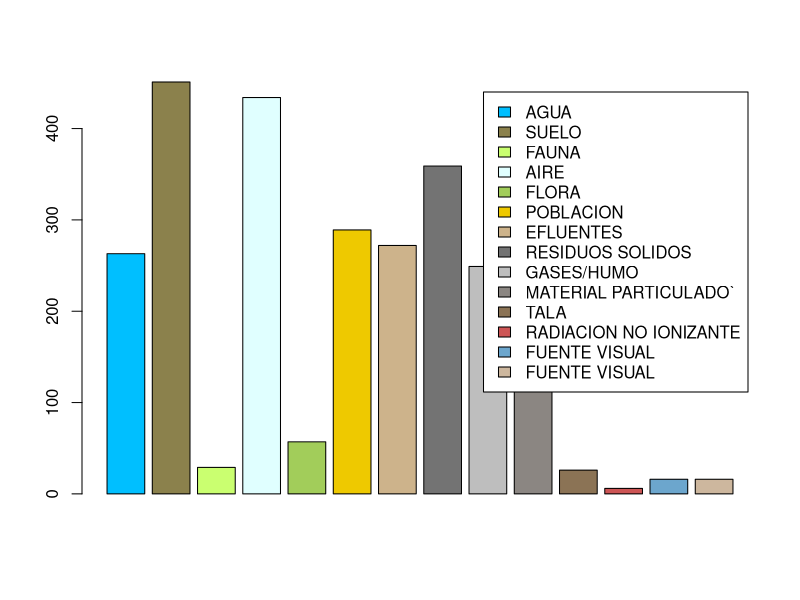
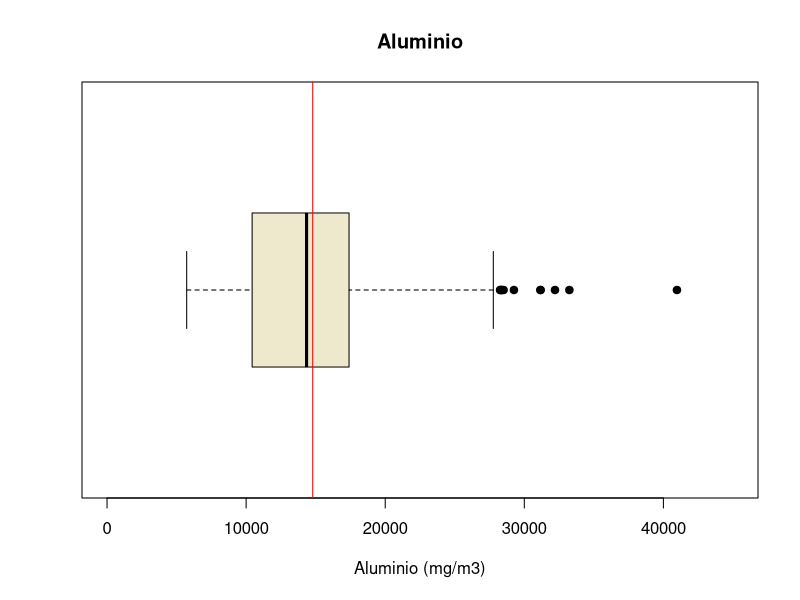
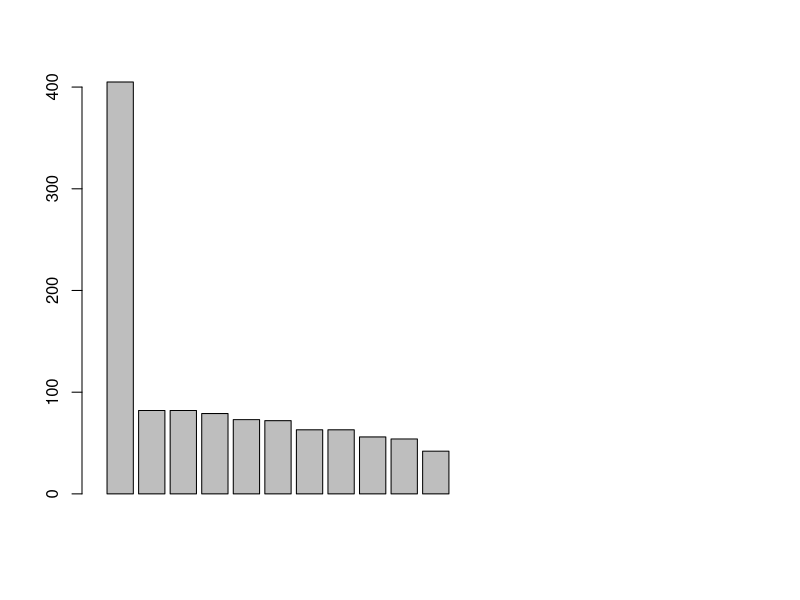

Write the R code that produced these figures, in order.
## ---- chunk 1
rm(list=ls()) 
## ---- chunk 2
library(readr)
library(dplyr)

## ---- chunk 3
DD1920 <- read_csv("Denuncias1920.csv")
DD18 <- read_csv("Denuncias-18.csv")
CAS <- read_csv("CAS.csv")
## ---- chunk 4

Obs <- c("Observaciones","Observaciones incompletas","Datos faltantes", "Variables Totales")
N <- c(nrow(DD18),sum(!complete.cases(DD18)),sum(is.na(DD18)), ncol(DD18) )
OB1 <- data.frame(Obs,N)
OB1
## ---- chunk 5

Obs3 <- c("Observaciones","Observaciones incompletas","Datos faltantes", "Variables Totales")
N3 <- c(nrow(DD1920),sum(!complete.cases(DD1920)),sum(is.na(DD1920)), ncol(DD1920) )
OB3 <- data.frame(Obs3,N3)
OB3
## ---- chunk 6

Obs2 <- c("Observaciones","Observaciones incompletas","Datos faltantes", "Variables Totales")
N2 <- c(nrow(CAS),sum(!complete.cases(CAS)),sum(is.na(CAS)), ncol(CAS))
OB2 <- data.frame(Obs2,N2)
OB2
## ---- chunk 7
Variables <- c("Departamento", "Provincia" ,"Distrito", "Actividad económica","Tipo de contaminacion","ESTE","NORTE","Aluminio",	"Antimonio",	"Arsénico",	"Bario",	"Berilio",	"Bismuto",	"Boro",	"Cadmio")
`Tipo_de_Variable` <- c("Nominal","Nominal","Nominal","Nominal","Nominal","Discretas","Discretas","Discretas","Discretas","Discretas","Discretas","Discretas","Discretas","Discretas","Discretas")


ED <- data.frame(Variables,`Tipo_de_Variable`)
ED
## ---- chunk 8
tipo <- c("AGUA","SUELO","FAUNA","AIRE","FLORA","POBLACION","EFLUENTES","RESIDUOS SOLIDOS","GASES/HUMO","MATERIAL PARTICULADO`","TALA","RADIACION NO IONIZANTE","FUENTE VISUAL","FUENTE VISUAL")

cantidad <- c(sum(DD1920$AGUA),
sum(DD1920$SUELO),sum(DD1920$FAUNA),sum(DD1920$AIRE),
sum(DD1920$FLORA),sum(DD1920$POBLACION),sum(DD1920$EFLUENTES),sum(DD1920$`RESIDUOS SOLIDOS`),sum(DD1920$`GASES/HUMO`),sum(DD1920$`MATERIAL PARTICULADO`),sum(DD1920$TALA),sum(DD1920$`RADIACION NO IONIZANTE`),sum(DD1920$`FUENTE VISUAL`),sum(DD1920$`FUENTE VISUAL`))

colores <- c("deepskyblue1","lightgoldenrod4","darkolivegreen1", "lightcyan","darkolivegreen3","gold2","navajowhite3","gray45","gray","seashell4","burlywood4", "indianred3", "skyblue3", "bisque3")

DDA<-data.frame(tipo, cantidad)
barplot(DDA[1:14,2],legend=c("AGUA","SUELO","FAUNA","AIRE","FLORA","POBLACION","EFLUENTES","RESIDUOS SOLIDOS","GASES/HUMO","MATERIAL PARTICULADO`","TALA","RADIACION NO IONIZANTE","FUENTE VISUAL","FUENTE VISUAL"), col =colores)
## ---- chunk 9
boxplot(CAS$Aluminio, horizontal = TRUE, main = "Aluminio", col="cornsilk2", xlab= "Aluminio (mg/m3)",pch= 19, ylim=c(0,45000) )
abline(v = mean(CAS$Aluminio, na.rm = TRUE, ), col = "red")
mean(CAS$Aluminio, na.rm=TRUE, col="red")
median(CAS$Aluminio, na.rm=TRUE)
## ---- chunk 10
#DEnuncias 2018
DEP18 <- c("Lima","Ancash","Cusco", "Arequipa","Libertad", "Junin","Ica","Piura","Callao","Lambayeque","Apurimac" )
CAN18 <- c(sum(DD18$DEPARTAMENTO == "LIMA"),sum(DD18$DEPARTAMENTO == "ANCASH"),sum(DD18$DEPARTAMENTO == "CUSCO"),sum(DD18$DEPARTAMENTO == "AREQUIPA"),sum(DD18$DEPARTAMENTO == "LA LIBERTAD"),sum(DD18$DEPARTAMENTO == "JUNIN"),sum(DD18$DEPARTAMENTO == "ICA"),sum(DD18$DEPARTAMENTO == "PIURA"),sum(DD18$DEPARTAMENTO == "CALLAO"),sum(DD18$DEPARTAMENTO == "LAMBAYEQUE"),sum(DD18$DEPARTAMENTO == "APURIMAC"))
Tabla18 <- data.frame(DEP18,CAN18)
barplot(Tabla18[1:20,2])
## ---- chunk 11
table(DD18$DEPARTAMENTO)
